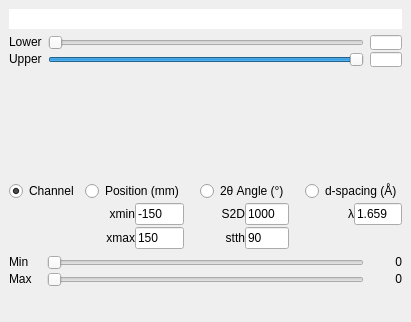
  <widget class="QDockWidget" name="dockWidget_4">
   <property name="sizePolicy">
    <sizepolicy hsizetype="MinimumExpanding" vsizetype="MinimumExpanding">
     <horstretch>0</horstretch>
     <verstretch>0</verstretch>
    </sizepolicy>
   </property>
   <property name="minimumSize">
    <size>
     <width>300</width>
     <height>322</height>
    </size>
   </property>
   <property name="features">
    <set>QDockWidget::DockWidgetFloatable|QDockWidget::DockWidgetMovable</set>
   </property>
   <property name="windowTitle">
    <string>1D</string>
   </property>
   <attribute name="dockWidgetArea">
    <number>2</number>
   </attribute>
   <widget class="QWidget" name="dockWidgetContents_4">
    <property name="sizePolicy">
     <sizepolicy hsizetype="MinimumExpanding" vsizetype="MinimumExpanding">
      <horstretch>0</horstretch>
      <verstretch>0</verstretch>
     </sizepolicy>
    </property>
    <property name="minimumSize">
     <size>
      <width>50</width>
      <height>300</height>
     </size>
    </property>
    <layout class="QVBoxLayout" name="verticalLayout_5" stretch="0,0,10,0,0,2">
     <item>
      <widget class="QLineEdit" name="filename_edit">
       <property name="enabled">
        <bool>true</bool>
       </property>
       <property name="autoFillBackground">
        <bool>true</bool>
       </property>
       <property name="frame">
        <bool>false</bool>
       </property>
       <property name="alignment">
        <set>Qt::AlignRight|Qt::AlignTrailing|Qt::AlignVCenter</set>
       </property>
       <property name="readOnly">
        <bool>true</bool>
       </property>
      </widget>
     </item>
     <item>
      <layout class="QGridLayout" name="gridLayout_4" columnstretch="1,10,1">
       <property name="sizeConstraint">
        <enum>QLayout::SetDefaultConstraint</enum>
       </property>
       <property name="verticalSpacing">
        <number>2</number>
       </property>
       <item row="1" column="1">
        <widget class="QSlider" name="maskUpper_slider">
         <property name="sizePolicy">
          <sizepolicy hsizetype="Ignored" vsizetype="Expanding">
           <horstretch>0</horstretch>
           <verstretch>0</verstretch>
          </sizepolicy>
         </property>
         <property name="value">
          <number>99</number>
         </property>
         <property name="orientation">
          <enum>Qt::Horizontal</enum>
         </property>
        </widget>
       </item>
       <item row="1" column="0">
        <widget class="QLabel" name="maskUpper_label">
         <property name="sizePolicy">
          <sizepolicy hsizetype="Preferred" vsizetype="Fixed">
           <horstretch>0</horstretch>
           <verstretch>0</verstretch>
          </sizepolicy>
         </property>
         <property name="text">
          <string>Upper</string>
         </property>
        </widget>
       </item>
       <item row="0" column="0">
        <widget class="QLabel" name="maskLower_label">
         <property name="sizePolicy">
          <sizepolicy hsizetype="Preferred" vsizetype="Fixed">
           <horstretch>0</horstretch>
           <verstretch>0</verstretch>
          </sizepolicy>
         </property>
         <property name="text">
          <string>Lower</string>
         </property>
        </widget>
       </item>
       <item row="0" column="1">
        <widget class="QSlider" name="maskLower_slider">
         <property name="sizePolicy">
          <sizepolicy hsizetype="Expanding" vsizetype="Fixed">
           <horstretch>0</horstretch>
           <verstretch>0</verstretch>
          </sizepolicy>
         </property>
         <property name="tracking">
          <bool>true</bool>
         </property>
         <property name="orientation">
          <enum>Qt::Horizontal</enum>
         </property>
         <property name="invertedAppearance">
          <bool>false</bool>
         </property>
         <property name="invertedControls">
          <bool>false</bool>
         </property>
        </widget>
       </item>
       <item row="1" column="2">
        <widget class="QLineEdit" name="maskUpper_edit">
         <property name="sizePolicy">
          <sizepolicy hsizetype="Preferred" vsizetype="Ignored">
           <horstretch>0</horstretch>
           <verstretch>0</verstretch>
          </sizepolicy>
         </property>
         <property name="minimumSize">
          <size>
           <width>20</width>
           <height>0</height>
          </size>
         </property>
        </widget>
       </item>
       <item row="0" column="2">
        <widget class="QLineEdit" name="maskLower_edit">
         <property name="sizePolicy">
          <sizepolicy hsizetype="Preferred" vsizetype="Ignored">
           <horstretch>0</horstretch>
           <verstretch>0</verstretch>
          </sizepolicy>
         </property>
         <property name="minimumSize">
          <size>
           <width>20</width>
           <height>0</height>
          </size>
         </property>
        </widget>
       </item>
      </layout>
     </item>
     <item>
      <widget class="MatplotlibWidget" name="graph" native="true">
       <property name="sizePolicy">
        <sizepolicy hsizetype="Preferred" vsizetype="Expanding">
         <horstretch>0</horstretch>
         <verstretch>0</verstretch>
        </sizepolicy>
       </property>
       <property name="minimumSize">
        <size>
         <width>0</width>
         <height>0</height>
        </size>
       </property>
      </widget>
     </item>
     <item>
      <layout class="QGridLayout" name="gridLayout_3">
       <property name="sizeConstraint">
        <enum>QLayout::SetDefaultConstraint</enum>
       </property>
       <property name="verticalSpacing">
        <number>2</number>
       </property>
       <item row="0" column="2">
        <spacer name="horizontalSpacer">
         <property name="orientation">
          <enum>Qt::Horizontal</enum>
         </property>
         <property name="sizeType">
          <enum>QSizePolicy::Fixed</enum>
         </property>
         <property name="sizeHint" stdset="0">
          <size>
           <width>10</width>
           <height>20</height>
          </size>
         </property>
        </spacer>
       </item>
       <item row="0" column="1">
        <widget class="QRadioButton" name="position_radio">
         <property name="sizePolicy">
          <sizepolicy hsizetype="Fixed" vsizetype="Preferred">
           <horstretch>0</horstretch>
           <verstretch>0</verstretch>
          </sizepolicy>
         </property>
         <property name="text">
          <string>Position (mm)</string>
         </property>
        </widget>
       </item>
       <item row="0" column="3">
        <widget class="QRadioButton" name="angle_radio">
         <property name="sizePolicy">
          <sizepolicy hsizetype="Fixed" vsizetype="Preferred">
           <horstretch>0</horstretch>
           <verstretch>0</verstretch>
          </sizepolicy>
         </property>
         <property name="text">
          <string>2θ Angle (°)</string>
         </property>
        </widget>
       </item>
       <item row="0" column="5">
        <widget class="QRadioButton" name="dspacing_radio">
         <property name="sizePolicy">
          <sizepolicy hsizetype="Fixed" vsizetype="Preferred">
           <horstretch>0</horstretch>
           <verstretch>0</verstretch>
          </sizepolicy>
         </property>
         <property name="text">
          <string>d-spacing (Å)</string>
         </property>
        </widget>
       </item>
       <item row="0" column="0">
        <widget class="QRadioButton" name="channel_radio">
         <property name="sizePolicy">
          <sizepolicy hsizetype="Fixed" vsizetype="Preferred">
           <horstretch>0</horstretch>
           <verstretch>0</verstretch>
          </sizepolicy>
         </property>
         <property name="text">
          <string>Channel</string>
         </property>
         <property name="checked">
          <bool>true</bool>
         </property>
        </widget>
       </item>
       <item row="1" column="5">
        <layout class="QHBoxLayout" name="horizontalLayout_6">
         <item>
          <widget class="QLabel" name="label_8">
           <property name="sizePolicy">
            <sizepolicy hsizetype="Ignored" vsizetype="Preferred">
             <horstretch>0</horstretch>
             <verstretch>0</verstretch>
            </sizepolicy>
           </property>
           <property name="text">
            <string>λ</string>
           </property>
           <property name="alignment">
            <set>Qt::AlignRight|Qt::AlignTrailing|Qt::AlignVCenter</set>
           </property>
          </widget>
         </item>
         <item>
          <widget class="QLineEdit" name="wavelength_edit">
           <property name="sizePolicy">
            <sizepolicy hsizetype="Ignored" vsizetype="Preferred">
             <horstretch>0</horstretch>
             <verstretch>0</verstretch>
            </sizepolicy>
           </property>
           <property name="minimumSize">
            <size>
             <width>5</width>
             <height>0</height>
            </size>
           </property>
           <property name="text">
            <string>1.659</string>
           </property>
           <property name="readOnly">
            <bool>false</bool>
           </property>
          </widget>
         </item>
        </layout>
       </item>
       <item row="2" column="3">
        <layout class="QHBoxLayout" name="horizontalLayout">
         <item>
          <widget class="QLabel" name="label_5">
           <property name="text">
            <string>stth</string>
           </property>
           <property name="alignment">
            <set>Qt::AlignRight|Qt::AlignTrailing|Qt::AlignVCenter</set>
           </property>
          </widget>
         </item>
         <item>
          <widget class="QLineEdit" name="stth_edit">
           <property name="sizePolicy">
            <sizepolicy hsizetype="Ignored" vsizetype="Fixed">
             <horstretch>0</horstretch>
             <verstretch>0</verstretch>
            </sizepolicy>
           </property>
           <property name="text">
            <string>90</string>
           </property>
           <property name="echoMode">
            <enum>QLineEdit::Normal</enum>
           </property>
           <property name="alignment">
            <set>Qt::AlignJustify|Qt::AlignVCenter</set>
           </property>
           <property name="readOnly">
            <bool>false</bool>
           </property>
          </widget>
         </item>
        </layout>
       </item>
       <item row="1" column="1">
        <layout class="QHBoxLayout" name="horizontalLayout_3">
         <item>
          <widget class="QLabel" name="label_3">
           <property name="text">
            <string>xmin</string>
           </property>
           <property name="alignment">
            <set>Qt::AlignRight|Qt::AlignTrailing|Qt::AlignVCenter</set>
           </property>
          </widget>
         </item>
         <item>
          <widget class="QLineEdit" name="detDim_xmin_edit">
           <property name="enabled">
            <bool>true</bool>
           </property>
           <property name="sizePolicy">
            <sizepolicy hsizetype="Ignored" vsizetype="Preferred">
             <horstretch>0</horstretch>
             <verstretch>0</verstretch>
            </sizepolicy>
           </property>
           <property name="minimumSize">
            <size>
             <width>0</width>
             <height>0</height>
            </size>
           </property>
           <property name="text">
            <string>-150</string>
           </property>
           <property name="readOnly">
            <bool>false</bool>
           </property>
          </widget>
         </item>
        </layout>
       </item>
       <item row="1" column="3">
        <layout class="QHBoxLayout" name="horizontalLayout_5">
         <item>
          <widget class="QLabel" name="label_7">
           <property name="sizePolicy">
            <sizepolicy hsizetype="Ignored" vsizetype="Preferred">
             <horstretch>0</horstretch>
             <verstretch>0</verstretch>
            </sizepolicy>
           </property>
           <property name="text">
            <string>S2D</string>
           </property>
           <property name="alignment">
            <set>Qt::AlignRight|Qt::AlignTrailing|Qt::AlignVCenter</set>
           </property>
          </widget>
         </item>
         <item>
          <widget class="QLineEdit" name="sam2det_edit">
           <property name="sizePolicy">
            <sizepolicy hsizetype="Ignored" vsizetype="Preferred">
             <horstretch>0</horstretch>
             <verstretch>0</verstretch>
            </sizepolicy>
           </property>
           <property name="minimumSize">
            <size>
             <width>5</width>
             <height>0</height>
            </size>
           </property>
           <property name="text">
            <string>1000</string>
           </property>
           <property name="readOnly">
            <bool>false</bool>
           </property>
          </widget>
         </item>
        </layout>
       </item>
       <item row="0" column="4">
        <spacer name="horizontalSpacer_2">
         <property name="orientation">
          <enum>Qt::Horizontal</enum>
         </property>
         <property name="sizeType">
          <enum>QSizePolicy::Fixed</enum>
         </property>
         <property name="sizeHint" stdset="0">
          <size>
           <width>10</width>
           <height>20</height>
          </size>
         </property>
        </spacer>
       </item>
       <item row="2" column="1">
        <layout class="QHBoxLayout" name="horizontalLayout_4">
         <item>
          <widget class="QLabel" name="label_6">
           <property name="text">
            <string>xmax</string>
           </property>
           <property name="alignment">
            <set>Qt::AlignRight|Qt::AlignTrailing|Qt::AlignVCenter</set>
           </property>
          </widget>
         </item>
         <item>
          <widget class="QLineEdit" name="detDim_xmax_edit">
           <property name="sizePolicy">
            <sizepolicy hsizetype="Ignored" vsizetype="Preferred">
             <horstretch>0</horstretch>
             <verstretch>0</verstretch>
            </sizepolicy>
           </property>
           <property name="minimumSize">
            <size>
             <width>0</width>
             <height>0</height>
            </size>
           </property>
           <property name="text">
            <string>150</string>
           </property>
           <property name="readOnly">
            <bool>false</bool>
           </property>
          </widget>
         </item>
        </layout>
       </item>
      </layout>
     </item>
     <item>
      <layout class="QGridLayout" name="gridLayout" columnstretch="1,10,1">
       <property name="sizeConstraint">
        <enum>QLayout::SetDefaultConstraint</enum>
       </property>
       <property name="verticalSpacing">
        <number>2</number>
       </property>
       <item row="0" column="0">
        <widget class="QLabel" name="slideminLabel">
         <property name="sizePolicy">
          <sizepolicy hsizetype="Preferred" vsizetype="Fixed">
           <horstretch>0</horstretch>
           <verstretch>0</verstretch>
          </sizepolicy>
         </property>
         <property name="text">
          <string>Min</string>
         </property>
        </widget>
       </item>
       <item row="0" column="1">
        <widget class="QSlider" name="minSlider">
         <property name="sizePolicy">
          <sizepolicy hsizetype="Expanding" vsizetype="Fixed">
           <horstretch>0</horstretch>
           <verstretch>0</verstretch>
          </sizepolicy>
         </property>
         <property name="tracking">
          <bool>true</bool>
         </property>
         <property name="orientation">
          <enum>Qt::Horizontal</enum>
         </property>
         <property name="invertedAppearance">
          <bool>false</bool>
         </property>
         <property name="invertedControls">
          <bool>false</bool>
         </property>
        </widget>
       </item>
       <item row="1" column="0">
        <widget class="QLabel" name="slidemaxLabel">
         <property name="sizePolicy">
          <sizepolicy hsizetype="Preferred" vsizetype="Fixed">
           <horstretch>0</horstretch>
           <verstretch>0</verstretch>
          </sizepolicy>
         </property>
         <property name="text">
          <string>Max</string>
         </property>
        </widget>
       </item>
       <item row="1" column="2">
        <widget class="QLabel" name="maxvalLabel">
         <property name="sizePolicy">
          <sizepolicy hsizetype="Preferred" vsizetype="Fixed">
           <horstretch>0</horstretch>
           <verstretch>0</verstretch>
          </sizepolicy>
         </property>
         <property name="minimumSize">
          <size>
           <width>0</width>
           <height>0</height>
          </size>
         </property>
         <property name="text">
          <string>0</string>
         </property>
         <property name="alignment">
          <set>Qt::AlignRight|Qt::AlignTrailing|Qt::AlignVCenter</set>
         </property>
        </widget>
       </item>
       <item row="0" column="2">
        <widget class="QLabel" name="minvalLabel">
         <property name="sizePolicy">
          <sizepolicy hsizetype="Preferred" vsizetype="Fixed">
           <horstretch>0</horstretch>
           <verstretch>0</verstretch>
          </sizepolicy>
         </property>
         <property name="text">
          <string>0</string>
         </property>
         <property name="alignment">
          <set>Qt::AlignRight|Qt::AlignTrailing|Qt::AlignVCenter</set>
         </property>
        </widget>
       </item>
       <item row="1" column="1">
        <widget class="QSlider" name="maxSlider">
         <property name="sizePolicy">
          <sizepolicy hsizetype="Ignored" vsizetype="Fixed">
           <horstretch>0</horstretch>
           <verstretch>0</verstretch>
          </sizepolicy>
         </property>
         <property name="value">
          <number>0</number>
         </property>
         <property name="orientation">
          <enum>Qt::Horizontal</enum>
         </property>
        </widget>
       </item>
      </layout>
     </item>
     <item>
      <widget class="MatplotlibWidget" name="diffgraph" native="true">
       <property name="sizePolicy">
        <sizepolicy hsizetype="Preferred" vsizetype="Preferred">
         <horstretch>0</horstretch>
         <verstretch>0</verstretch>
        </sizepolicy>
       </property>
       <property name="minimumSize">
        <size>
         <width>0</width>
         <height>0</height>
        </size>
       </property>
      </widget>
     </item>
    </layout>
   </widget>
  </widget>
